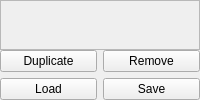
       <widget class="QFrame" name="frame">
        <property name="maximumSize">
         <size>
          <width>250</width>
          <height>16777215</height>
         </size>
        </property>
        <layout class="QGridLayout" name="gridLayout_5">
         <property name="leftMargin">
          <number>0</number>
         </property>
         <property name="topMargin">
          <number>0</number>
         </property>
         <property name="rightMargin">
          <number>0</number>
         </property>
         <property name="bottomMargin">
          <number>0</number>
         </property>
         <property name="spacing">
          <number>0</number>
         </property>
         <item row="0" column="0">
          <widget class="QFrame" name="frame_list">
           <property name="sizePolicy">
            <sizepolicy hsizetype="Expanding" vsizetype="Expanding">
             <horstretch>0</horstretch>
             <verstretch>0</verstretch>
            </sizepolicy>
           </property>
           <property name="frameShape">
            <enum>QFrame::StyledPanel</enum>
           </property>
           <property name="frameShadow">
            <enum>QFrame::Raised</enum>
           </property>
          </widget>
         </item>
         <item row="1" column="0">
          <widget class="QFrame" name="frame_2">
           <property name="frameShape">
            <enum>QFrame::NoFrame</enum>
           </property>
           <property name="frameShadow">
            <enum>QFrame::Raised</enum>
           </property>
           <layout class="QGridLayout" name="gridLayout">
            <property name="leftMargin">
             <number>0</number>
            </property>
            <property name="topMargin">
             <number>0</number>
            </property>
            <property name="rightMargin">
             <number>0</number>
            </property>
            <property name="bottomMargin">
             <number>0</number>
            </property>
            <property name="horizontalSpacing">
             <number>6</number>
            </property>
            <item row="0" column="1">
             <widget class="QPushButton" name="pushButton_2">
              <property name="text">
               <string>Remove</string>
              </property>
             </widget>
            </item>
            <item row="1" column="1">
             <widget class="QPushButton" name="pushButton_4">
              <property name="text">
               <string>Save</string>
              </property>
             </widget>
            </item>
            <item row="0" column="0">
             <widget class="QPushButton" name="pushButton_1">
              <property name="text">
               <string>Duplicate</string>
              </property>
             </widget>
            </item>
            <item row="1" column="0">
             <widget class="QPushButton" name="pushButton_3">
              <property name="text">
               <string>Load</string>
              </property>
             </widget>
            </item>
           </layout>
          </widget>
         </item>
        </layout>
       </widget>
